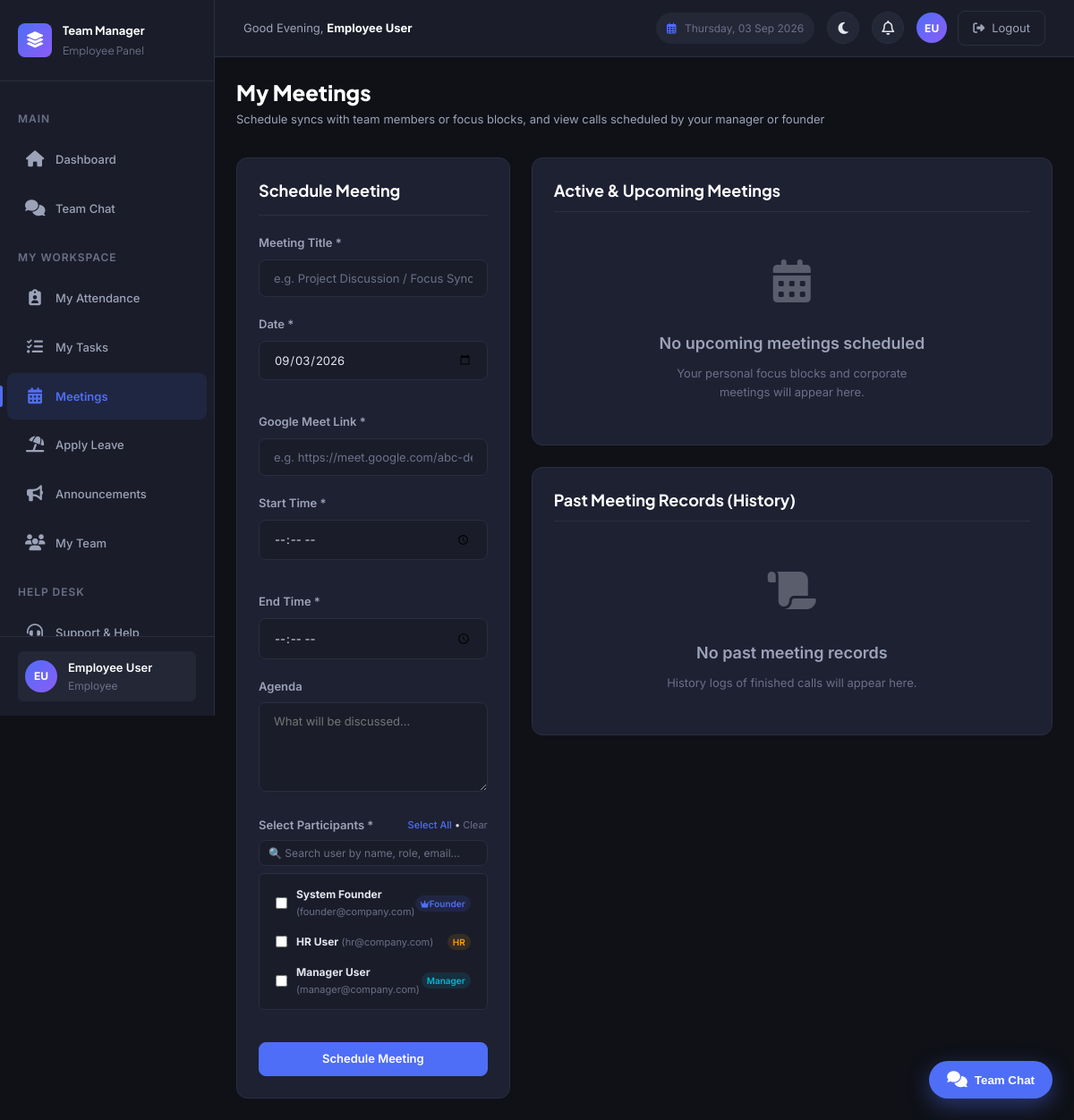
Page /employee/meetings.php (signed in) on the committed database.
### tables this page shows
CREATE TABLE `roles` (
  `id` int NOT NULL AUTO_INCREMENT,
  `name` varchar(100) NOT NULL,
  `slug` varchar(50) NOT NULL,
  `description` text,
  `base_role` varchar(50) NOT NULL DEFAULT 'employee',
  `is_system` tinyint(1) NOT NULL DEFAULT '0',
  `created_at` timestamp NULL DEFAULT CURRENT_TIMESTAMP,
  `updated_at` timestamp NULL DEFAULT CURRENT_TIMESTAMP ON UPDATE CURRENT_TIMESTAMP,
  PRIMARY KEY (`id`),
  UNIQUE KEY `uk_slug` (`slug`)
);

CREATE TABLE `users` (
  `id` int NOT NULL AUTO_INCREMENT,
  `employee_id` varchar(50) DEFAULT NULL,
  `name` varchar(100) NOT NULL,
  `email` varchar(150) NOT NULL,
  `contact_no` varchar(20) DEFAULT NULL,
  `designation` varchar(100) DEFAULT NULL,
  `joining_date` date DEFAULT NULL,
  `base_salary` decimal(10,2) NOT NULL DEFAULT '30000.00',
  `password` varchar(255) NOT NULL,
  `pin` varchar(255) DEFAULT NULL,
  `role` varchar(50) NOT NULL DEFAULT 'employee',
  `manager_id` int DEFAULT NULL,
  `status` enum('active','inactive') NOT NULL DEFAULT 'active',
  `created_at` timestamp NULL DEFAULT CURRENT_TIMESTAMP,
  `updated_at` timestamp NULL DEFAULT CURRENT_TIMESTAMP ON UPDATE CURRENT_TIMESTAMP,
  PRIMARY KEY (`id`),
  UNIQUE KEY `uk_email` (`email`),
  UNIQUE KEY `uk_employee_id` (`employee_id`),
  KEY `idx_role` (`role`),
  KEY `idx_manager_id` (`manager_id`),
  KEY `idx_status` (`status`),
  CONSTRAINT `fk_users_manager` FOREIGN KEY (`manager_id`) REFERENCES `users` (`id`) ON DELETE SET NULL ON UPDATE CASCADE
);

### employee/meetings.php (the view, shortened to what the rows shown need)
<?php
require_once __DIR__ . '/../includes/functions.php';
require_once __DIR__ . '/../includes/auth.php';
requireRole([ROLE_EMPLOYEE]);
$db = getDB();
$userId = getUserId();
$stmt = $db->prepare("
    SELECT id, name, role, email, designation
    FROM users
    WHERE id != ? AND status = 'active'
    ORDER BY FIELD(role, 'founder', 'hr', 'manager', 'employee'), name ASC
");
$stmt->execute([$userId]);
$usersList = $stmt->fetchAll();
    ?>
    <?php
include __DIR__ . '/../includes/header.php';
?>
<div class="page-header">
    <div>
        <h1 class="page-title">My Meetings</h1>
    </div>
</div>
<div class="meetings-layout-grid">
    <div class="card fade-in">
        <form method="POST" action="" id="meeting-form">
            <div class="form-group" id="participants-container">
                <div id="participants-list-box" style="max-height: 200px; overflow-y: auto; border: 1px solid var(--color-border); border-radius: var(--radius-sm); padding: 8px 10px; background-color: var(--color-bg-secondary); display: flex; flex-direction: column; gap: 4px;">
                    <?php if (empty($usersList)): ?>
                        <div style="padding: 10px; text-align: center; color: var(--color-text-muted); font-size: 12px;">No other users available</div>
                    <?php else: ?>
                        <?php foreach ($usersList as $u): ?>
                            <label class="participant-item" style="display: flex; align-items: center; gap: 10px; cursor: pointer; padding: 5px 8px; border-radius: 4px; transition: background 0.15s ease;">
                                <input type="checkbox" name="participants[]" value="<?php echo $u['id']; ?>" class="participant-checkbox">
                                <div style="display: flex; align-items: center; justify-content: space-between; width: 100%; font-size: 12px;">
                                    <div>
                                        <strong style="color: var(--color-text-main);"><?php echo e($u['name']); ?></strong>
                                        <span style="color: var(--color-text-muted); font-size: 11px;">(<?php echo e($u['email']); ?>)</span>
                                    </div>
                                    <div>
                                        <?php if ($u['role'] === 'founder'): ?>
                                            <span class="badge badge-primary" style="font-size: 10px; padding: 2px 6px;"><i class="fa-solid fa-crown" style="font-size: 9px;"></i> Founder</span>
                                        <?php elseif ($u['role'] === 'manager'): ?>
                                            <span class="badge badge-info" style="font-size: 10px; padding: 2px 6px;">Manager</span>
                                        <?php elseif ($u['role'] === 'hr'): ?>
                                            <span class="badge badge-warning" style="font-size: 10px; padding: 2px 6px;">HR</span>
                                        <?php else: ?>
                                            <span class="badge badge-secondary" style="font-size: 10px; padding: 2px 6px;">Employee</span>
                                        <?php endif; ?>
                                    </div>
                                </div>
                            </label>
                        <?php endforeach; ?>
                    <?php endif; ?>
                </div>
            </div>
        </form>
    </div>
</div>
<?php include __DIR__ . '/../includes/footer.php'; ?>

### includes/sidebar.php (shortened to what the rows shown need)
<?php
$currentUser = getCurrentUser();
$userRole = $currentUser['role'] ?? '';
?>
<aside class="sidebar" id="sidebar">
    <div class="sidebar-footer">
        <a href="<?php echo BASE_URL; ?>/profile.php" class="sidebar-user" style="text-decoration: none; display: flex; align-items: center; width: 100%; border-radius: var(--radius-sm); transition: background-color var(--transition-base); padding: var(--space-2);" onmouseover="this.style.backgroundColor='var(--color-bg-tertiary)'" onmouseout="this.style.backgroundColor='transparent'">
            <div class="sidebar-user-info">
                <div class="sidebar-user-name"><?php echo e($currentUser['name'] ?? 'User'); ?></div>
                <div class="sidebar-user-role"><?php echo ucfirst(e($userRole)); ?></div>
            </div>
        </a>
    </div>
</aside>

### rows in the picture
roles: base_role "Employee"
users: name "System Founder", email "founder@company.com", role "founder" (drawn)
users: name "HR User", email "hr@company.com", role "HR"
users: name "Manager User", email "manager@company.com", role "Manager"

### other values in the picture
$userRole "Employee"
$userInitials "EU"
$currentUser['name'] "Employee User"
